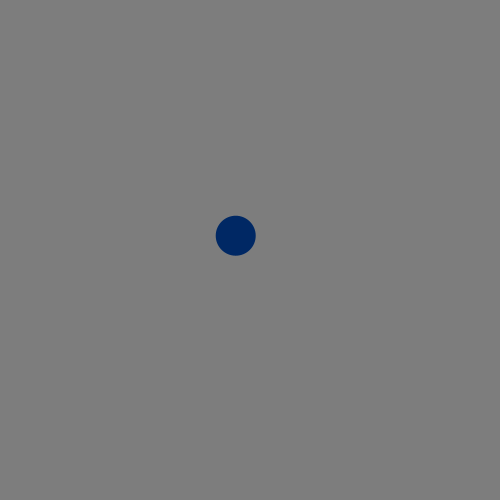
Frame 1 (no input)
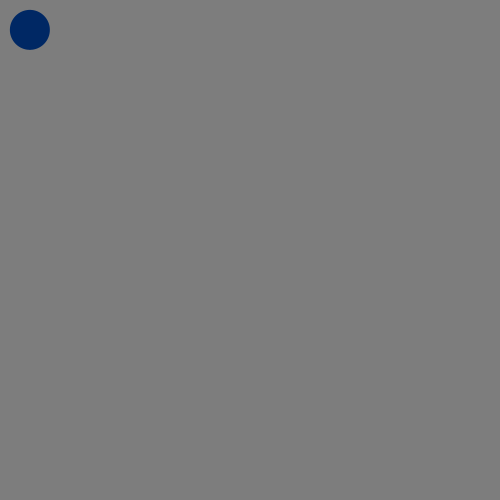
Frame 60 (the mouse pressed at the canvas centre just before this capture)
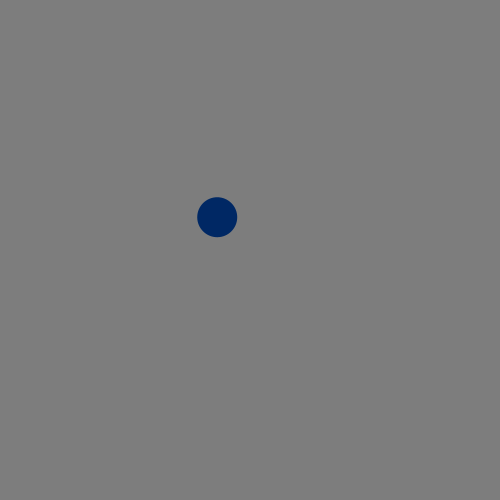
Frame 120 (the mouse held since frame 60 and released just before this capture)

The Processing sketch that drew these frames (run headless with seeded random() and noise(); from frame 60 on, the mouse is pressed at the canvas centre):

// Processing sketch: MouseFollower
// ── MouseFollower.pde
Mover m;

void setup(){
  size(500, 500);
  m = new Mover();
}

void draw(){
  background(125);
m.update();
m.edges();
m.render();

}

// ── Mover.pde
class Mover{
  PVector location;
  PVector velocity;
  PVector acceleration;

  
  Mover(){
  location = new PVector(width/2, height/2);
  velocity = new PVector(0,0);
  }
  

  
  void update(){
    PVector dir = new PVector(mouseX, mouseY);
    dir.sub(location);
   
    if(dir.mag() < 50)
      return;     
    dir.setMag(map(dir.mag(), 0, 350, 0,20));       
    velocity.add(dir);    
    location.add(velocity);
    velocity.limit(5);   
  }
 
  
  void edges(){
    if (location.x > width)
      location.x = 0;
    if(location.x < 0)
      location.x = width;
    if(location.y > height)
      location.y = 0;
    if(location.y < 0)
      location.y = height;
  }
  
  void render(){
   fill(0, 40, 100);
  noStroke();
 ellipse(location.x, location.y, 40, 40); 
  }
}
